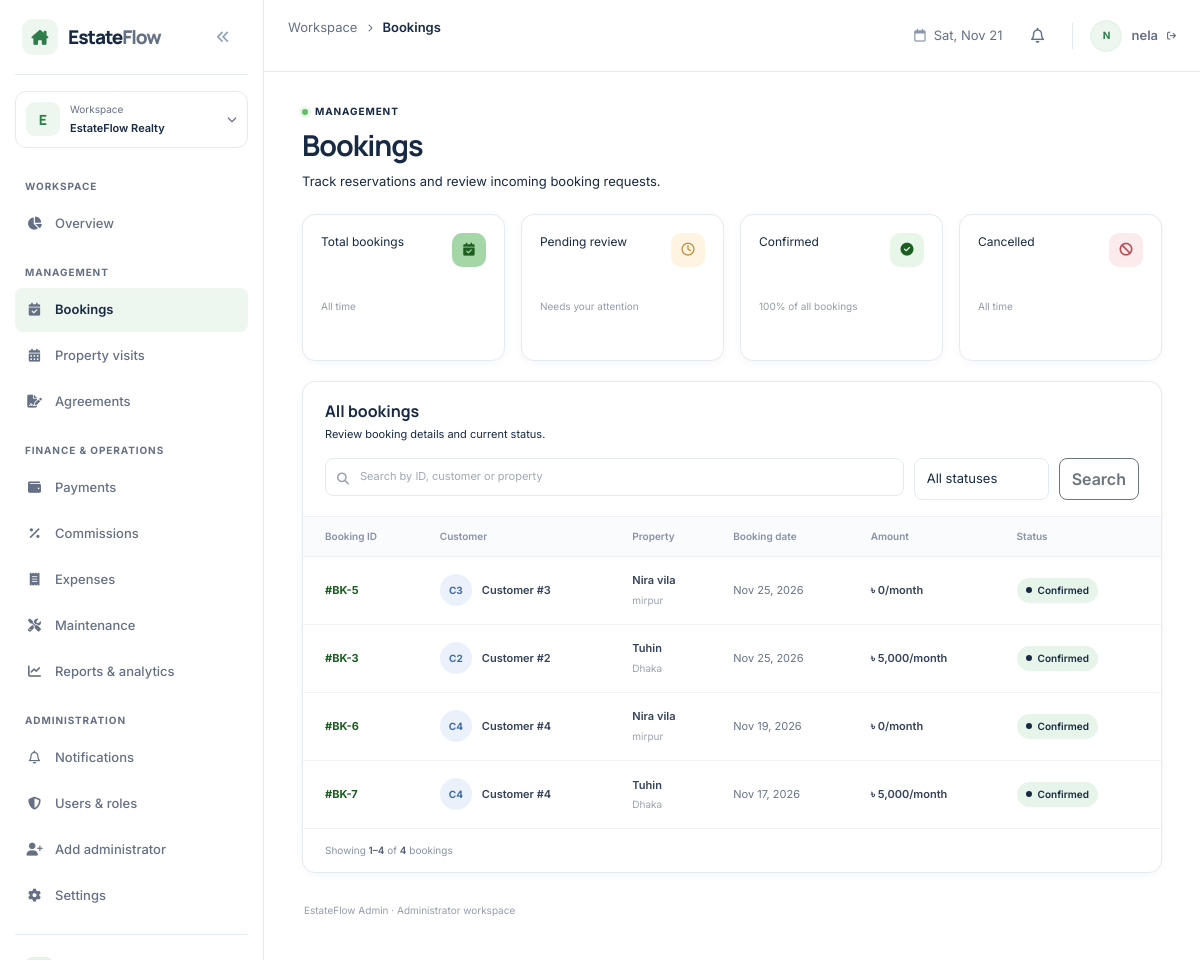
/backend/admin/bookings.php (signed in), run on the app's committed database.
### tables this page shows
CREATE TABLE `bookings` (
  `booking_id` bigint UNSIGNED NOT NULL,
  `property_id` bigint UNSIGNED NOT NULL,
  `customer_id` bigint UNSIGNED NOT NULL,
  `booking_date` datetime NOT NULL,
  `status` enum('pending','approved','cancelled') NOT NULL DEFAULT 'pending',
  `created_at` datetime NOT NULL DEFAULT CURRENT_TIMESTAMP
);

CREATE TABLE `properties` (
  `property_id` bigint UNSIGNED NOT NULL,
  `owner_id` bigint UNSIGNED NOT NULL,
  `title` varchar(100) NOT NULL,
  `property_type` enum('flat','land','commercial') NOT NULL,
  `address` varchar(255) NOT NULL,
  `area_sqft` decimal(10,2) DEFAULT NULL,
  `price` decimal(12,2) DEFAULT NULL,
  `monthly_rent` decimal(12,2) DEFAULT NULL,
  `flat_details` varchar(100) NOT NULL,
  `status` enum('available','sold','rented') NOT NULL DEFAULT 'available',
  `description` text,
  `created_at` datetime NOT NULL DEFAULT CURRENT_TIMESTAMP,
  `imagas` varchar(100) NOT NULL
);

### backend/admin/bookings.php (the view, shortened to what this page needs)
<?php
include_once __DIR__ . '/dbconfig.php';
$search       = trim($_GET['q'] ?? '');
$page         = max(1, (int)($_GET['page'] ?? 1));
$perPage      = 10;
$stats = ['total' => 0, 'pending' => 0, 'approved' => 0, 'cancelled' => 0];
$r = $conn->query("SELECT status, COUNT(*) AS c FROM bookings GROUP BY status");
while ($row = $r->fetch_assoc()) {
  $stats[$row['status']] = (int)$row['c'];
  $stats['total']       += (int)$row['c'];
}
$approvedPct = $stats['total'] > 0 ? round($stats['approved'] / $stats['total'] * 100) : 0;
$where  = [];
$params = [];
$types  = '';
$whereSql = $where ? ' WHERE ' . implode(' AND ', $where) : '';
$countSql = "SELECT COUNT(*) FROM bookings b
             LEFT JOIN properties p ON p.property_id = b.property_id" . $whereSql;
$stmt = $conn->prepare($countSql);
$stmt->execute();
$filtered   = (int)$stmt->get_result()->fetch_row()[0];
$totalPages = max(1, (int)ceil($filtered / $perPage));
$page       = min($page, $totalPages);
$offset     = ($page - 1) * $perPage;
$sql = "SELECT b.booking_id, b.customer_id, b.booking_date, b.status,
               p.title, p.address, p.price, p.monthly_rent
        FROM bookings b
        LEFT JOIN properties p ON p.property_id = b.property_id"
     . $whereSql . "
        ORDER BY b.booking_date DESC
        LIMIT ? OFFSET ?";
$stmt = $conn->prepare($sql);
$params2 = array_merge($params, [$perPage, $offset]);
$stmt->bind_param($types . 'ii', ...$params2);
$stmt->execute();
$bookings = $stmt->get_result();
$from = $filtered > 0 ? $offset + 1 : 0;
$to   = min($offset + $perPage, $filtered);
function statusClass($s) {
  return $s === 'approved' ? 'status-confirmed' : ($s === 'cancelled' ? 'status-cancelled' : 'status-pending');
}
function statusLabel($s) {
  return $s === 'approved' ? 'Confirmed' : ucfirst($s);
}
?>
<!doctype html>
<html lang="en">
<head>
  <link href="https://cdnjs.cloudflare.com/ajax/libs/font-awesome/6.5.2/css/all.min.css" rel="stylesheet">
  <link href="https://cdn.jsdelivr.net/npm/bootstrap@5.3.3/dist/css/bootstrap.min.css" rel="stylesheet">
  <link rel="stylesheet" href="../shared/assets/css/global.css">
  <link rel="stylesheet" href="assets/css/admin/dashboard.css">
  <link rel="stylesheet" href="assets/css/admin/bookings.css">
  <link rel="stylesheet" href="../shared/assets/css/palette.css">
</head>
<body class="admin-dashboard">
  <div class="admin-layout" id="admin-layout">
    <?php include __DIR__ . '/../shared/partials/admin_leftber.php'; ?>
    <div class="main-shell">
      <?php include __DIR__ . '/../shared/partials/header.php'; ?>
      <main class="dashboard-main" id="main-content">
        <section class="page-heading bookings-heading" aria-labelledby="bookings-title">
          <div>
            <p class="page-eyebrow"><span class="live-dot"></span> Management</p>
            <h1 id="bookings-title">Bookings</h1>
            <p class="page-subtitle">Track reservations and review incoming booking requests.</p>
          </div>
        </section>
        <section class="row g-3 booking-stats" aria-label="Booking summary">
          <div class="col-12 col-sm-6 col-xl-3">
            <article class="booking-stat-card">
              <span class="booking-stat-icon booking-stat-icon-blue"><i class="fa-solid fa-calendar-check" aria-hidden="true"></i></span>
              <p>Total bookings</p>
              <strong><?= $stats['total'] ?></strong>
              <small>All time</small>
            </article>
          </div>
          <div class="col-12 col-sm-6 col-xl-3">
            <article class="booking-stat-card">
              <span class="booking-stat-icon booking-stat-icon-amber"><i class="fa-regular fa-clock" aria-hidden="true"></i></span>
              <p>Pending review</p>
              <strong><?= $stats['pending'] ?></strong>
              <small>Needs your attention</small>
            </article>
          </div>
          <div class="col-12 col-sm-6 col-xl-3">
            <article class="booking-stat-card">
              <span class="booking-stat-icon booking-stat-icon-green"><i class="fa-solid fa-circle-check" aria-hidden="true"></i></span>
              <p>Confirmed</p>
              <strong><?= $stats['approved'] ?></strong>
              <small><?= $approvedPct ?>% of all bookings</small>
            </article>
          </div>
          <div class="col-12 col-sm-6 col-xl-3">
            <article class="booking-stat-card">
              <span class="booking-stat-icon booking-stat-icon-red"><i class="fa-solid fa-ban" aria-hidden="true"></i></span>
              <p>Cancelled</p>
              <strong><?= $stats['cancelled'] ?></strong>
              <small>All time</small>
            </article>
          </div>
        </section>
        <section class="booking-panel" aria-labelledby="booking-list-title">
          <div class="booking-panel-heading">
            <div>
              <h2 id="booking-list-title">All bookings</h2>
              <p>Review booking details and current status.</p>
            </div>
          </div>
          <form class="booking-toolbar" method="get" action="">
            <label class="booking-search" for="booking-search">
              <i class="fa-solid fa-magnifying-glass" aria-hidden="true"></i>
              <input id="booking-search" name="q" class="form-control" type="search" placeholder="Search by ID, customer or property" value="<?= htmlspecialchars($search) ?>">
            </label>
            <select class="form-select booking-filter" id="booking-status" name="status" onchange="this.form.submit()">
              <option value="">All statuses</option>
            </select>
            <button class="btn btn-outline-secondary" type="submit">Search</button>
          </form>
          <div class="table-responsive">
            <table class="table booking-table align-middle mb-0">
              <thead>
                <tr>
                  <th scope="col">Booking ID</th>
                  <th scope="col">Customer</th>
                  <th scope="col">Property</th>
                  <th scope="col">Booking date</th>
                  <th scope="col">Amount</th>
                  <th scope="col">Status</th>
                </tr>
              </thead>
              <tbody>
                <?php if ($bookings->num_rows > 0): ?>
                  <?php while ($b = $bookings->fetch_assoc()): ?>
                    <tr>
                      <td><span class="booking-id">#BK-<?= (int)$b['booking_id'] ?></span></td>
                      <td>
                        <div class="guest-cell">
                          <span class="guest-avatar guest-avatar-blue">C<?= (int)$b['customer_id'] ?></span>
                          <span><strong>Customer #<?= (int)$b['customer_id'] ?></strong></span>
                        </div>
                      </td>
                      <td>
                        <strong class="property-name"><?= htmlspecialchars($b['title'] ?? 'Property removed') ?></strong>
                        <small class="property-location"><?= htmlspecialchars($b['address'] ?? '') ?></small>
                      </td>
                      <td><?= htmlspecialchars(date('M d, Y', strtotime($b['booking_date']))) ?></td>
                      <td class="booking-amount">
                        <?php if ($b['monthly_rent'] !== null): ?>
                          ৳ <?= number_format($b['monthly_rent']) ?>/month
                        <?php elseif ($b['price'] !== null): ?>
                          ৳ <?= number_format($b['price']) ?>
                        <?php else: ?>
                          —
                        <?php endif; ?>
                      </td>
                      <td>
                        <span class="booking-status <?= statusClass($b['status']) ?>"><span></span><?= statusLabel($b['status']) ?></span>
                      </td>
                    </tr>
                  <?php endwhile; ?>
                <?php else: ?>
                  <tr><td colspan="6" class="text-center py-4">Kono booking pawa jayni.</td></tr>
                <?php endif; ?>
              </tbody>
            </table>
          </div>
          <div class="booking-table-footer">
            <span>Showing <strong><?= $from ?>–<?= $to ?></strong> of <strong><?= $filtered ?></strong> bookings</span>
          </div>
        </section>
        <footer class="bookings-footer">
          <span>EstateFlow Admin <span aria-hidden="true">·</span> Administrator workspace</span>
        </footer>
      </main>
    </div>
  </div>
</body>
</html>

### backend/shared/assets/css/global.css (style rules this page uses)
:root { color-scheme: light; --ef-cream: #ffffff; --ef-cream-alt: #f8fafc; --ef-green-soft: #e7f4ea; --ef-green: #2f7d4a; --ef-accent: #2f7d4a; --ef-navy-950: #ffffff; --ef-navy-900: #ffffff; --ef-navy-800: #26364d; --ef-blue-700: #2f7d4a; --ef-blue-100: #e7f4ea; --ef-teal-700: #2f7d4a; --ef-teal-100: #e7f4ea; --ef-amber-700: #a76b13; --ef-amber-100: #fff3da; --ef-red-700: #b64e54; --ef-red-100: #fbebec; --ef-green-700: #2f7d4a; --ef-green-100: #e7f4ea; --ef-ink: #172943; --ef-muted: #667085; --ef-border: #e5eaf1; --ef-surface: #ffffff; --ef-page: #ffffff; --ef-sidebar-width: 264px; --ef-sidebar-collapsed-width: 78px; --ef-font-body: "Inter", "Segoe UI", Arial, sans-serif; --ef-font-heading: "Manrope", "Segoe UI", Arial, sans-serif; --ef-radius-sm: 8px; --ef-radius-md: 13px; --ef-radius-lg: 18px; --ef-shadow-card: 0 2px 12px rgb(27 94 32 / 4%); }
*, *::before, *::after { box-sizing: border-box; }
html { min-width: 320px; scroll-behavior: smooth; }
body { min-width: 320px; margin: 0; color: var(--ef-ink); background: var(--ef-page); font-family: var(--ef-font-body); font-size: 14px; -webkit-font-smoothing: antialiased; text-rendering: optimizeLegibility; }
button, input, select, textarea { color: inherit; font: inherit; }
button, select { cursor: pointer; }

### backend/admin/assets/css/admin/dashboard.css (style rules this page uses)
.admin-dashboard { --admin-shadow: 0 2px 10px rgb(22 37 63 / 4%); }
.admin-dashboard button { font-family: inherit; }
.admin-layout { min-height: 100vh; }
.main-shell { min-height: 100vh; margin-left: var(--ef-sidebar-width); transition: margin-left 220ms ease; }
.dashboard-main { width: min(100%, 1500px); margin-inline: auto; padding: 29px 36px 20px; }
.page-heading { display: flex; align-items: end; justify-content: space-between; gap: 24px; margin: 0 0 22px; }
.page-eyebrow { display: flex; align-items: center; gap: 7px; margin: 0 0 9px; color: var(--ef-blue-700); font-size: 10px; font-weight: 700; letter-spacing: .09em; text-transform: uppercase; }
.live-dot { width: 6px; height: 6px; border-radius: 50%; background: #66bb6a; box-shadow: 0 0 0 3px rgb(102 187 106 / 13%); }
.page-heading h1 { margin: 0; color: var(--ef-navy-950); font-family: var(--ef-font-heading); font-size: clamp(24px, 2.5vw, 31px); font-weight: 700; letter-spacing: -.055em; line-height: 1.2; }
.page-subtitle { margin: 8px 0 0; color: var(--ef-muted); font-size: 12px; }
.status-confirmed { color: #1b5e20; background: #a5d6a7; }
@media (max-width: 1200px) { .topbar, .dashboard-main { padding-right: 24px; padding-left: 24px; } }
.admin-dashboard { background: #f3f6fa; }
.admin-dashboard .dashboard-main { padding: 32px 38px 30px; }
.admin-dashboard .page-heading h1 { font-size: clamp(24px, 2.4vw, 30px); letter-spacing: -.035em; }
.admin-dashboard .page-subtitle { font-size: 13px; line-height: 1.65; }
.admin-dashboard .btn { min-height: 40px; border-radius: 8px; font-weight: 600; }
.admin-dashboard .form-control, .admin-dashboard .form-select { min-height: 42px; border-color: var(--ef-border); border-radius: 8px; font-size: 13px; }

### backend/shared/assets/css/palette.css (style rules this page uses)
:root { color-scheme: light; --ef-cream: #ffffff; --ef-cream-alt: #f8fafc; --ef-green-soft: #e7f4ea; --ef-green: #2f7d4a; --ef-accent: #2f7d4a; --ef-ink: #172943; --ef-muted: #667085; --ef-border: #e5eaf1; --ef-surface: #ffffff; --ef-page: #ffffff; --ef-blue-700: #2f7d4a; --ef-blue-100: #e7f4ea; --ef-teal-700: #2f7d4a; --ef-teal-100: #e7f4ea; --ef-navy-950: #ffffff; --ef-navy-900: #ffffff; --ef-navy-800: #26364d; }
.admin-dashboard { color: var(--ef-ink); background: var(--ef-page); }
.admin-dashboard .dashboard-main { background: var(--ef-page); }
.admin-dashboard .status-confirmed { color: var(--ef-ink); background: var(--ef-green-soft); }
.admin-dashboard .form-control, .admin-dashboard .form-select, .admin-dashboard .form-field input, .admin-dashboard .form-field select, .admin-dashboard .form-field textarea { border-color: var(--ef-border); color: var(--ef-ink); background: var(--ef-cream); }
.admin-dashboard, .owner-layout, .owner-dashboard, .agent-dashboard { color: var(--ef-ink); font-family: "Inter", "Segoe UI", Arial, sans-serif; }
.admin-dashboard h1, .admin-dashboard h2, .admin-dashboard h3, .admin-dashboard h4, .owner-dashboard h1, .owner-dashboard h2, .owner-dashboard h3, .owner-dashboard h4 { color: var(--ef-ink); font-family: "Manrope", "Segoe UI", Arial, sans-serif; }
.admin-dashboard p, .owner-dashboard p { color: inherit; }
.owner-main-shell, .owner-dashboard, .owner-layout, .admin-dashboard, .admin-layout { background: #ffffff; }

### data on the page
bookings: booking_id "5", customer "3", property.title "Nira vila", property.address "mirpur", booking_date "Nov 25, 2026", property.monthly_rent "0", status "Confirmed"
bookings: booking_id "3", customer "2", property.title "Tuhin", property.address "Dhaka", booking_date "Nov 25, 2026", property.monthly_rent "5,000", status "Confirmed"
bookings: booking_id "6", customer "4", property.title "Nira vila", property.address "mirpur", booking_date "Nov 19, 2026", property.monthly_rent "0", status "Confirmed"
bookings: booking_id "7", customer "4", property.title "Tuhin", property.address "Dhaka", booking_date "Nov 17, 2026", property.monthly_rent "5,000", status "Confirmed"

### other printed values
$adminPageTitle "Bookings"
$adminInitial "N"
$adminName "nela"
$approvedPct "100"
$from "1"
$to "4"
$filtered "4"
